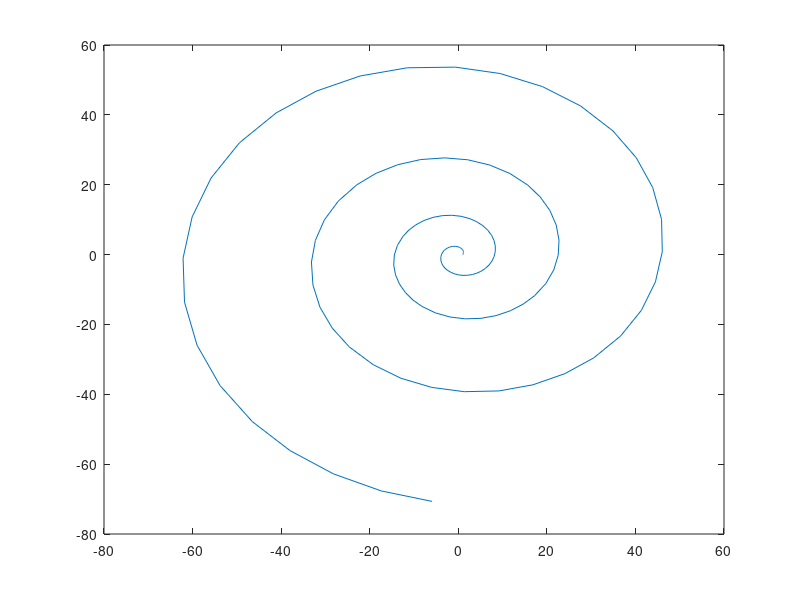

Write MATLAB code to recreate this figure.
% Imposto i parametri
b = 1.04;
a = 1;
ext = 300;

xp=@(x,y)log(b)*x-y;
yp=@(x,y)log(b)*y+x;
xpp=@(x,y)((log(b))^2)*x-2*log(b)*y-x;
ypp=@(x,y)((log(b))^2)*y+2*log(b)*x-y;
curvatura=@(x,y)norm(xp(x,y)*ypp(x,y)-yp(x,y)*xpp(x,y))/((xp(x,y))^2+(yp(x,y))^2)^(3/2);

f = @(x, y) [cos(y(3));sin(y(3));curvatura(y(1),y(2))];

% Risolvo quindi la curva e ne faccio il grafico
[u, y] = ode45(f,[-ext, ext],[a;0;curvatura(a,0)]);
plot(y(:, 1), y(:, 2));
